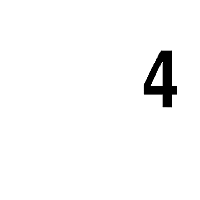
#> input picture src/resource/test2/4.png, 200 x 200 px, found by its file name
$ python huff.py
#> lines starting #> are read from the running program, lines starting #| are printed output that depends on the picture; after the words box and inside, x2 and y2 are one past the last pixel; in counts of white or black regions, pixels touching at a corner belong together
import cv2
import numpy as np

#path = 'C:/Users/user/Desktop/v1/3fonts/gulim/4.png'
#path = 'C:/Users/user/Desktop/v1/3fonts/hyshin/4.png'
#path = 'C:/Users/user/Desktop/v1/3fonts/godic/7.png'
path = 'resource/goolim/4.png'
img = cv2.imread(path, cv2.IMREAD_COLOR)
#> img is the input picture: shape (200, 200, 3); min 0, max 255, mean 248.9
img2 = img.copy()
# 그레이 스케일 변환 ---①
gray = cv2.cvtColor(img, cv2.COLOR_BGR2GRAY)
# 노이즈 제거를 위한 가우시안 블러 ---②
blur = cv2.GaussianBlur(gray, (3,3), 0)
# 허프 원 변환 적용( dp=1.2, minDist=30, cany_max=200 ) ---③
circles = cv2.HoughCircles(blur, cv2.HOUGH_GRADIENT, 4.7, 30, None, 200)
#> circles = None

if circles is not None:
    circles = np.uint16(np.around(circles))
    for i in circles[0,:]:
        # 원 둘레에 초록색 원 그리기
        cv2.circle(img,(i[0], i[1]), i[2], (0, 255, 0), 2)
        # 원 중심점에 빨강색 원 그리기
        cv2.circle(img, (i[0], i[1]), 2, (0,0,255), 5)

# 결과 출력
merged = np.hstack((img, img2))
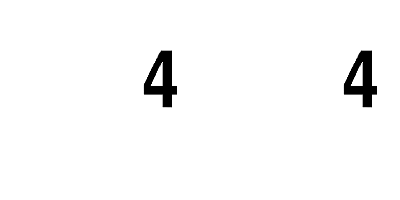
#> merged: shape (200, 400, 3); min 0, max 255, mean 248.9
cv2.imshow('Probability hough line', merged)
cv2.waitKey()
cv2.destroyAllWindows()

$ run again, with src/resource/test2/7.png copied over src/resource/test2/4.png
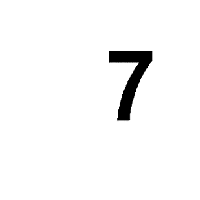
#> input picture src/resource/test2/7.png, 200 x 200 px, found by its file name
#> img is the input picture: shape (200, 200, 3); min 0, max 255, mean 247.4
#> circles = None
#> `merged = np.hstack((img, img2))`:
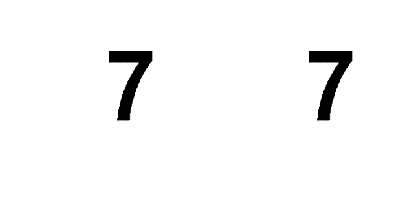
#> merged: shape (200, 400, 3); min 0, max 255, mean 247.4

$ run again, with src/resource/test2/12.png copied over src/resource/test2/4.png
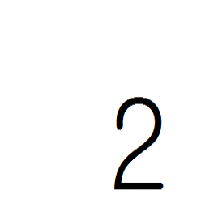
#> input picture src/resource/test2/12.png, 200 x 200 px, found by its file name
#> img is the input picture: shape (200, 200, 3); mean B, G, R 247.1, 247.1, 247.1
#> `circles = cv2.HoughCircles(blur, cv2.HOUGH_GRADIENT, 4.7, 30, None, 200)`: circles = [[138.6, 119.8, 23.97]]
#> `circles = np.uint16(np.around(circles))`: circles = [[139, 120, 24]]
#> the loop `for i in circles[0,:]:` made 1 pass
#> after the loop `for i in circles[0,:]:`:
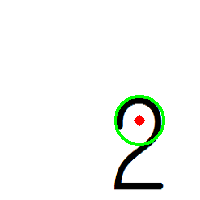
#> img: shape (200, 200, 3); 1.35% of pixels changed, all inside (x1, y1, x2, y2) = (114, 95, 165, 146)
#> `merged = np.hstack((img, img2))`:
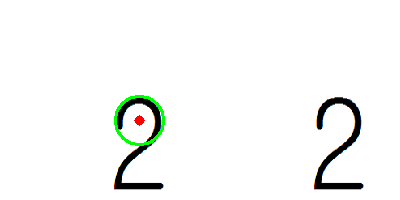
#> merged: shape (200, 400, 3); mean B, G, R 245.7, 247.2, 246
